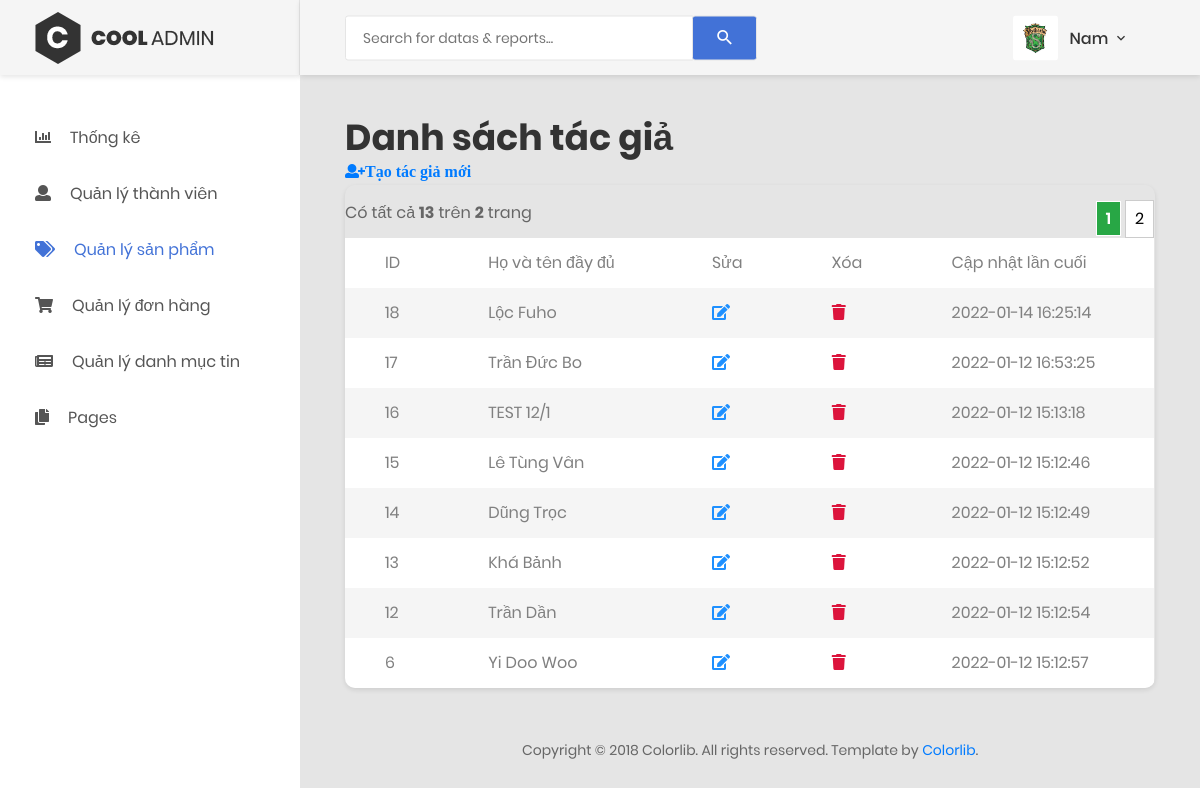
Screenshot of /admin/author.php (signed in) with the database file from the repository.
### tables this page shows
CREATE TABLE `authors` (
  `id` int(11) NOT NULL,
  `name` varchar(50) NOT NULL,
  `last_updated` datetime DEFAULT NULL
);

### admin/author.php (the view, shortened to what this page needs)
<?php
    include 'header.php';
     ?>
   <body>
        <?php if (empty($_SESSION['current_user'])) { ?>
            <a href="login.php">Đăng nhập để vào trang Admin</a>
            <?php
         } else {
        include 'menu_sidebar.php';
        ?>
        <div class="page-container">
    <?php include 'admin_navbar.php'; ?>
    <?php
        include '../connect_db.php';
        $item_per_page = (!empty($_GET['per_page'])) ? $_GET['per_page'] : 8;
        $current_page = (!empty($_GET['page'])) ? $_GET['page'] : 1;
        $offset = ($current_page - 1) * $item_per_page;
        $result = mysqli_query($con, "SELECT * FROM authors ORDER BY `id` DESC LIMIT " . $item_per_page . " OFFSET " . $offset);
        ?>
            <div class="main-content">
                <div class="section__content section__content--p30">
                    <div class="container-fluid">
                        <div class="row">
                             <div class="col-xl-12">
                                    <h1>Danh sách tác giả</h1>
                                    <a class="fa fa-user-plus" href="./author_create.php">Tạo tác giả mới</a>
                                <div class="table-responsive table--no-card m-b-30">
                            <?php
                            include './pagination.php';
                            ?>
                                    <table class="table table-borderless table-striped table-earning">
                                        <tr>
                                            <td>ID</td>
                                            <td>Họ và tên đầy đủ</td>
                                            <td>Sửa</td>
                                            <td>Xóa</td>
                                            <td>Cập nhật lần cuối</td>
                                        </tr>
                                        <?php
                                        while ($row = mysqli_fetch_array($result)) {
                                            ?>
                                            <tr>
                                                <td><?= $row['id'] ?></td>
                                                <td><?= $row['name'] ?></td>
                                                <td><a class="fa fa-edit" href="./author_edit.php?id=<?= $row['id'] ?>" style="color:dodgerblue"></a></td>
                                                <td><a class="fa fa-trash" href="./author_delete.php?id=<?= $row['id'] ?>" style="color:crimson"></a></td>
                                                <td><?= $row['last_updated'] ?></td>
                                            </tr>
                                        <?php } ?>
                                    </table>
                                </div>
                                </div>
                            </div>
                        <div class="row">
                            <div class="col-md-12">
                                <div class="copyright">
                                    <p>Copyright © 2018 Colorlib. All rights reserved. Template by <a href="https://colorlib.com">Colorlib</a>.</p>
                                </div>
                            </div>
                        </div>
                    </div>
                </div>
            </div>
        </div>
    <?php } ?>
</body>
</html>

### rows the page displays
authors: id "18", name "Lộc Fuho", last_updated "2022-01-14 16:25:14"
authors: id "17", name "Trần Đức Bo", last_updated "2022-01-12 16:53:25"
authors: id "16", name "TEST 12/1", last_updated "2022-01-12 15:13:18"
authors: id "15", name "Lê Tùng Vân", last_updated "2022-01-12 15:12:46"
authors: id "14", name "Dũng Trọc", last_updated "2022-01-12 15:12:49"
authors: id "13", name "Khá Bảnh", last_updated "2022-01-12 15:12:52"
authors: id "12", name "Trần Dần", last_updated "2022-01-12 15:12:54"
authors: id "6", name "Yi Doo Woo", last_updated "2022-01-12 15:12:57"

### other values shown
$currentUser['last_name'] "Nam"
$totalRecords "13"
$totalPages "2"
